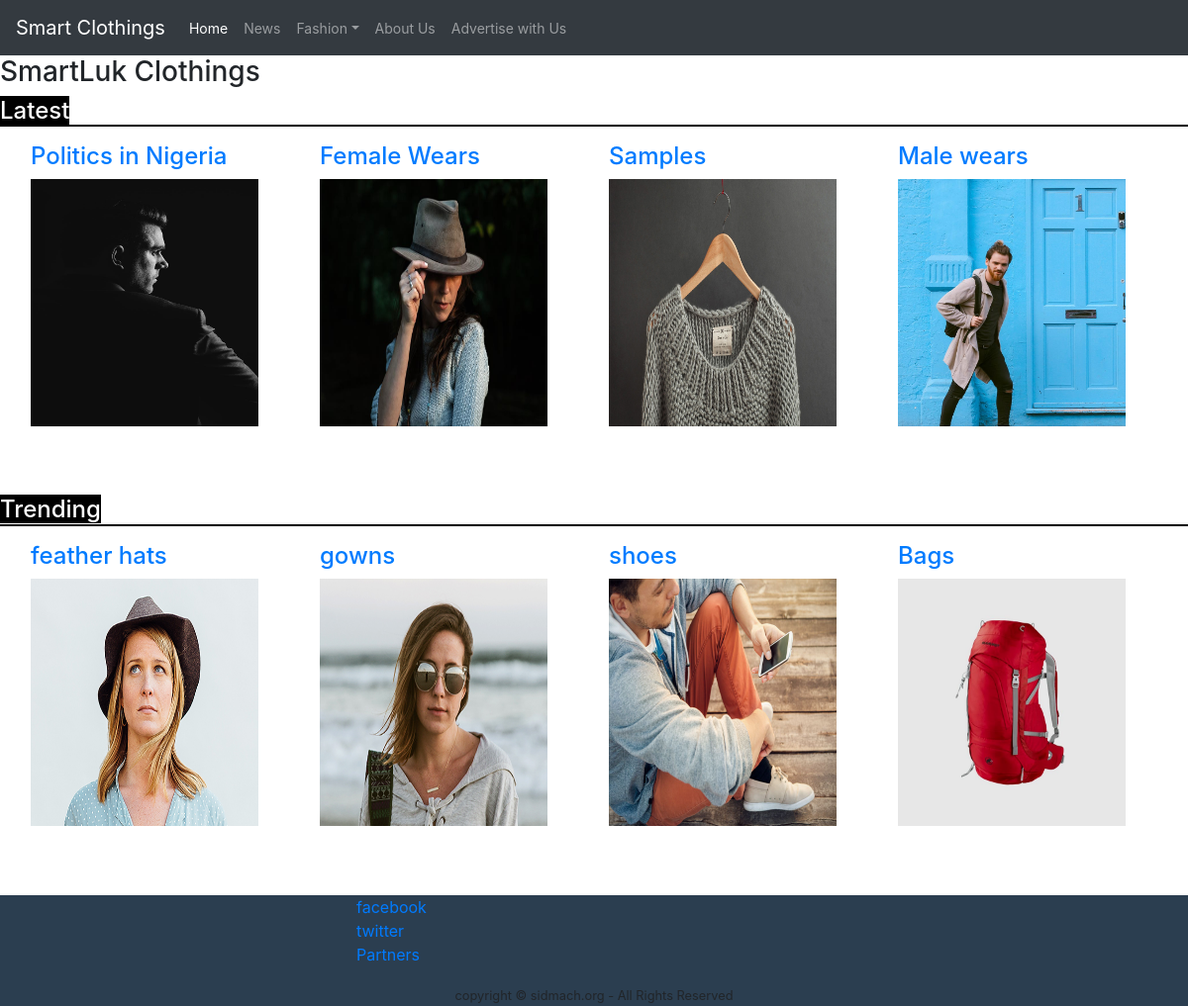
The page / on the database its author committed.
### news/models.py (models this page shows, shortened)
class Post(models.Model):
    visible = (('Published', 'Published'), ('Drafted', 'Drafted'))
    title = models.CharField(max_length=20)
    Body = models.TextField()
    photo = models.ImageField(upload_to='uploaded_photos', null=True,blank=True)
    created = models.DateTimeField(auto_now_add=True)
    visibility = models.CharField(max_length=9, default='Drafted', choices=visible)
    slug = models.SlugField(max_length=60)
    author = models.ForeignKey(User, on_delete=models.CASCADE, null=True, blank=True)
    class Meta:
        ordering = ('-created',)

class Trend(models.Model):
    visible = (('Published', 'Published'), ('Drafted', 'Drafted'))
    title = models.CharField(max_length=20)
    Body = models.TextField()
    photo = models.ImageField(upload_to='uploaded_photos', null=True, blank=True)
    created = models.DateTimeField(auto_now_add=True)
    visibility = models.CharField(max_length=9, default='Drafted', choices=visible)
    slug = models.SlugField(max_length=60)
    author = models.ForeignKey(User, on_delete=models.CASCADE, null=True, blank=True)
    class Meta:
        ordering = ('-created',)

### news/views.py (the view)
# urls.py: path('', views.index,name='index'),
def index(request):
    posts = Post.objects.all().exclude(visibility='Drafted')
    trends = Trend.objects.all().exclude(visibility='Drafted')
    return render(request, "index.html", {'posts': posts, 'trends': trends})

### news/templates/index.html (shortened to what this page needs)
<!DOCTYPE html>
{% extends 'base.html' %}
{% block content %}
{% load static %}
<html lang="en">
    <head>
    </head>
<body>
    <h3>SmartLuk Clothings</h3>
    <h4 class="block-tittle" style="border-bottom: 2px solid black">
    <span class="latest">Latest</span>
    </h4>
<div class="row" style="margin: 1rem">
    {% for post in posts %}
    <div class="col-md-3">
<h4><a href="details/{{ post.slug }}"> {{ post.title }}</a></h4>
<div class="cardImg">
    <a href="details/{{ post.slug }}"><img src="{{ post.photo.url }}" class="img-fluid" style="width: 230px; height: 250px"></a>
</div>
        </div>
    {% endfor %}
    </div>
<h4 class="block-tittle" style="border-bottom: 2px solid black">
    <span class="latest">Trending</span>
    </h4>
    <div class="row" style="margin: 1rem">
    {% for trend in trends %}
    <div class="col-md-3">
<h4><a href="detailsTrend/{{ trend.slug }}"> {{ trend.title }}</a></h4>
<div class="cardImg">
    <a href="detailsTrend/{{ trend.slug }}"><img src="{{ trend.photo.url }}" class="img-fluid" style="width: 230px; height: 250px"></a>
</div>
        </div>
    {% endfor %}
    </div>
{% endblock %}

### news/templates/base.html (shortened to what this page needs)
{% load static %}
<html lang="en">
<head>
      <link href="{% static 'css/bootstrap.css'%}" rel="stylesheet">
    <link href="{% static 'css/manage.css'%}" rel="stylesheet">
    <link rel="stylesheet" href="https://stackpath.bootstrapcdn.com/bootstrap/4.3.1/css/bootstrap.min.css">
</head>
<body>
<nav class="navbar navbar-expand-lg navbar-dark bg-dark" style="margin-top: -50px">
      <a class="navbar-brand" href="{% url 'index' %}">Smart Clothings</a>
      <div class="collapse navbar-collapse" id="navbarSupportedContent">
      <ul class="navbar-nav mr-auto">
      <li class="nav-item active">
      <a class="nav-link" href="{% url 'index' %}">Home <span class="sr-only">(current)</span></a>
      </li>
          <li class="nav-item">
          <a class="nav-link" href="{% url 'index' %}">News</a>
      </li>
  <li class="nav-item dropdown">
    <a class="nav-link dropdown-toggle" data-toggle="dropdown" href="{% url 'index' %}" role="button" aria-haspopup="true" aria-expanded="false">Fashion</a>
  </li>
      <li class="nav-item">
          <a class="nav-link" href="{% url 'about' %}">About Us</a>
      </li>
          <li class="nav-item">
          <a class="nav-link" href="{% url 'advertise' %}">Advertise with Us</a>
      </li>
      </ul>
      </div>
</nav>
<section style="">
{% block content %}
{% endblock %}
</section>
 <div class="bottom" style="background-color: #2B3E50">
  <footer id="footer">
      <div class="row">
          <div class="col-lg-12">
              <ul class="list-unstyled" style="text-decoration-color: white; margin-left: 30%">
                  <li style="color: white"><a href="{% url 'index' %}">facebook</a></li>
                  <li style="color: white; "><a href="{% url 'index' %}">twitter</a></li>
                  <li style="color: white"><a href="{% url 'index' %}">Partners</a></li>
              </ul>
          </div>
      </div>
      <center><small style="margin-top: -60px">copyright &copy; sidmach.org - All Rights Reserved </small></center>
  </footer>
  </div>
      </body>
      </html>

### static/css/manage.css (style rules this page uses)
body { padding-top: 50px; }

### news/templates/base.html (style rules this page uses)
body { background-color: white; }

### news/templates/index.html (style rules this page uses)
.cardImg { width: 18rem; height: 18rem; box-sizing: border-box; }
span { background-color: black; color: white; border-color: black; }

### rows shown on the page
Post: title "Politics in Nigeria", photo (picture)
Post: title "Female Wears", photo (picture)
Post: title "Samples", photo (picture)
Post: title "Male wears", photo (picture)
Trend: title "feather hats", photo (picture)
Trend: title "gowns", photo (picture)
Trend: title "shoes", photo (picture)
Trend: title "Bags", photo (picture)
